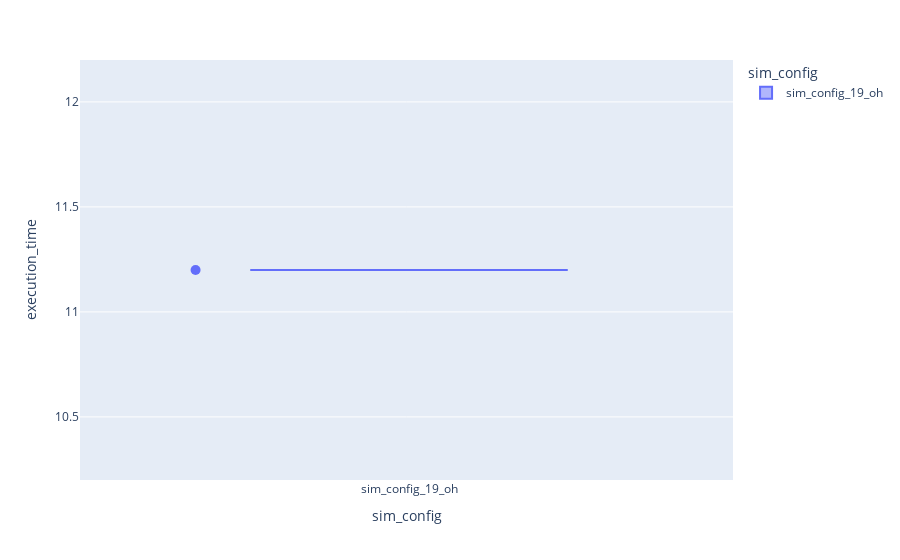

Source (notebook cell):
### Code cell
import plotly.express as px

fig = px.violin(df, x="sim_config", y="execution_time", color="sim_config", box=True, points='all')
fig.update_traces(marker_size=10)
fig.update_layout(scattermode="group", scattergap=1)
fig.update_yaxes(autorange="min reversed")
fig.show()

### Figure 1 — Plotly figure (JSON) as saved in the notebook; plotly's stock layout.template omitted (floating-point values rounded to 4 significant figures)
{"data": [{"alignmentgroup": "True", "box": {"visible": true}, "hovertemplate": "sim_config=%{x}<br>execution_time=%{y}<extra></extra>", "legendgroup": "sim_config_19_oh", "marker": {"color": "#636efa", "size": 10}, "name": "sim_config_19_oh", "offsetgroup": "sim_config_19_oh", "orientation": "v", "points": "all", "scalegroup": "True", "showlegend": true, "type": "violin", "x": ["sim_config_19_oh"], "x0": " ", "xaxis": "x", "y": [11.2], "y0": " ", "yaxis": "y"}], "layout": {"legend": {"title": {"text": "sim_config"}, "tracegroupgap": 0}, "margin": {"t": 60}, "scattergap": 1, "scattermode": "group", "violinmode": "overlay", "xaxis": {"anchor": "y", "categoryarray": ["sim_config_19_oh"], "categoryorder": "array", "domain": [0, 1], "title": {"text": "sim_config"}}, "yaxis": {"anchor": "x", "autorange": "min reversed", "domain": [0, 1], "title": {"text": "execution_time"}}}}
